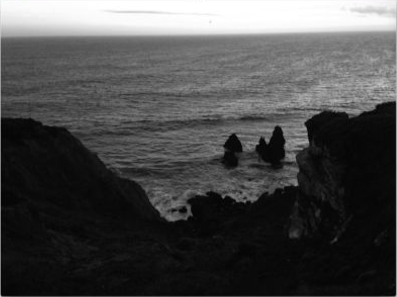
#> input picture Chapter1/src/2/pics/darkImg.PNG, 397 x 297 px, found by its file name
$ python 2_9.py
#> lines starting #> are read from the running program, lines starting #| are printed output that depends on the picture
# coding=UTF-8
'''
Created on 2016年10月18日

@author: dmnnaxxi
Enhancing the contrast in an image

Now that we know how to equalize the histogram of
a grayscale image, you might be wondering how to
handle color images. The thing about histogram
equalization is that it’s a nonlinear process.
So, we cannot just separate out the three channels
 in an RGB image, equalize the histogram separately,
and combine them later to form the output image.
The concept of histogram equalization is only
applicable to the intensity values in the image.
So, we have to make sure not to modify the color
information when we do this. In order to handle
the histogram equalization of color images,
we need to convert it to a color space where
intensity is separated from the color information.
YUV is a good example of such a color space.
Once we convert it to YUV , we just need to equalize
the Ychannel and combine it with the other two channels
to get the output image
'''
import cv2
import numpy as np

img = cv2.imread('pics\darkImg.PNG')
#> img is the input picture: shape (297, 397, 3); mean B, G, R 74.8, 74.8, 74.8

img_yuv = cv2.cvtColor(img , cv2.COLOR_BGR2YUV)
#> img_yuv: shape (297, 397, 3); mean of channels 0, 1, 2 74.8, 128, 128

#equalize the histogram of the Y channel
img_yuv[:,:,0] = cv2.equalizeHist(img_yuv[:,:,0])
#> img_yuv: shape (297, 397, 3); mean of channels 0, 1, 2 130.2, 128, 128

#convert the YUV image back to RGB format
img_output = cv2.cvtColor(img_yuv,cv2.COLOR_YUV2BGR)
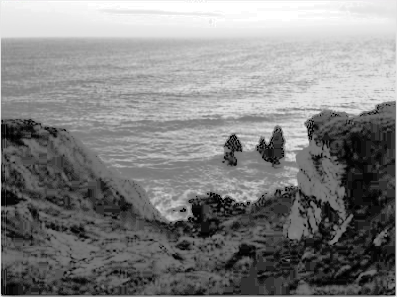
#> img_output: shape (297, 397, 3); mean B, G, R 130.2, 130.2, 130.2

cv2.imshow('Color input image', img)
cv2.imshow('Histogram equalized', img_output)

cv2.waitKey()

$ run again, with Chapter1/src/2/pics/Capture.PNG copied over Chapter1/src/2/pics/darkImg.PNG
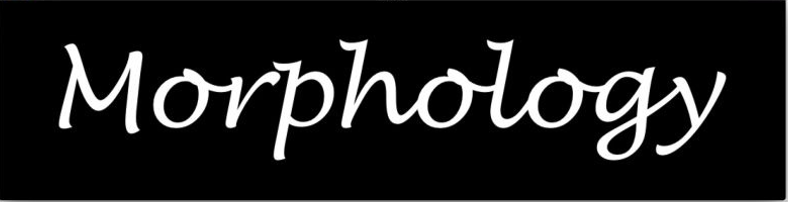
#> input picture Chapter1/src/2/pics/Capture.PNG, 788 x 202 px, found by its file name
#> img is the input picture: shape (202, 788, 3); mean B, G, R 27.7, 27.7, 27.7
#> `img_output = cv2.cvtColor(img_yuv,cv2.COLOR_YUV2BGR)`:
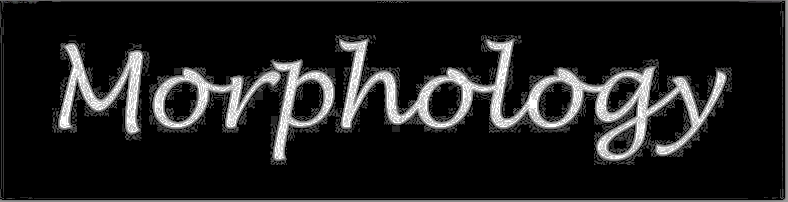
#> img_output: shape (202, 788, 3); mean B, G, R 30.4, 30.4, 30.4

$ run again, with Chapter1/src/2/pics/vignette.PNG copied over Chapter1/src/2/pics/darkImg.PNG
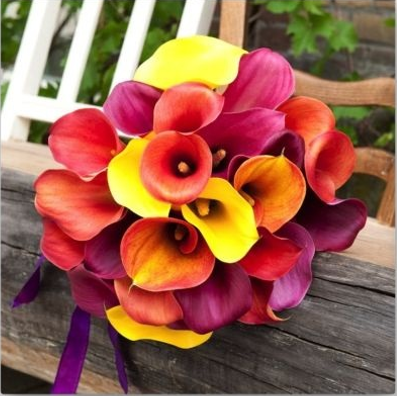
#> input picture Chapter1/src/2/pics/vignette.PNG, 397 x 396 px, found by its file name
#> img is the input picture: shape (396, 397, 3); mean B, G, R 76.5, 96.6, 152.5
#> `img_output = cv2.cvtColor(img_yuv,cv2.COLOR_YUV2BGR)`:
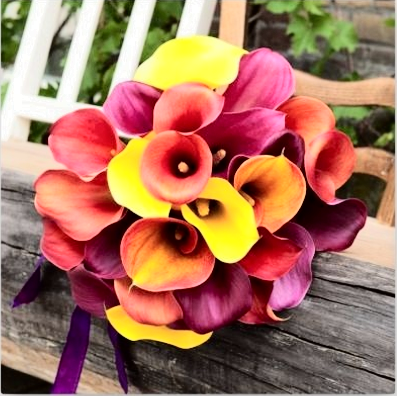
#> img_output: shape (396, 397, 3); mean B, G, R 94.1, 114.4, 165.2
